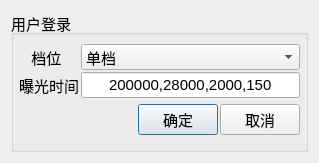
<?xml version="1.0" encoding="UTF-8"?>
<ui version="4.0">
 <class>BaslerLoginDlg</class>
 <widget class="QDialog" name="BaslerLoginDlg">
  <property name="geometry">
   <rect>
    <x>0</x>
    <y>0</y>
    <width>319</width>
    <height>163</height>
   </rect>
  </property>
  <property name="windowTitle">
   <string>Dialog</string>
  </property>
  <property name="styleSheet">
   <string notr="true"/>
  </property>
  <layout class="QHBoxLayout" name="horizontalLayout_3">
   <item>
    <widget class="QGroupBox" name="groupBox">
     <property name="font">
      <font>
       <family>Arial</family>
       <pointsize>11</pointsize>
       <weight>50</weight>
       <bold>false</bold>
      </font>
     </property>
     <property name="title">
      <string>用户登录</string>
     </property>
     <layout class="QHBoxLayout" name="horizontalLayout_4">
      <property name="spacing">
       <number>5</number>
      </property>
      <property name="leftMargin">
       <number>5</number>
      </property>
      <property name="topMargin">
       <number>5</number>
      </property>
      <property name="rightMargin">
       <number>5</number>
      </property>
      <property name="bottomMargin">
       <number>9</number>
      </property>
      <item>
       <layout class="QVBoxLayout" name="verticalLayout_3">
        <property name="spacing">
         <number>2</number>
        </property>
        <item>
         <layout class="QHBoxLayout" name="horizontalLayout_2">
          <property name="spacing">
           <number>2</number>
          </property>
          <item>
           <layout class="QVBoxLayout" name="verticalLayout">
            <property name="spacing">
             <number>2</number>
            </property>
            <item>
             <widget class="QLabel" name="label">
              <property name="text">
               <string>   档位</string>
              </property>
             </widget>
            </item>
            <item>
             <widget class="QLabel" name="label_2">
              <property name="text">
               <string>曝光时间</string>
              </property>
             </widget>
            </item>
           </layout>
          </item>
          <item>
           <layout class="QVBoxLayout" name="verticalLayout_2">
            <property name="spacing">
             <number>2</number>
            </property>
            <item>
             <widget class="QComboBox" name="keyComboBox">
              <item>
               <property name="text">
                <string>单档</string>
               </property>
              </item>
              <item>
               <property name="text">
                <string>两档</string>
               </property>
              </item>
              <item>
               <property name="text">
                <string>三档</string>
               </property>
              </item>
              <item>
               <property name="text">
                <string>四档</string>
               </property>
              </item>
              <item>
               <property name="text">
                <string>五档</string>
               </property>
              </item>
              <item>
               <property name="text">
                <string>六档</string>
               </property>
              </item>
              <item>
               <property name="text">
                <string>七档</string>
               </property>
              </item>
              <item>
               <property name="text">
                <string>八档</string>
               </property>
              </item>
              <item>
               <property name="text">
                <string>九档</string>
               </property>
              </item>
              <item>
               <property name="text">
                <string>十档</string>
               </property>
              </item>
             </widget>
            </item>
            <item>
             <widget class="QLineEdit" name="exposureTimeLineEdit">
              <property name="text">
               <string>200000,28000,2000,150</string>
              </property>
              <property name="alignment">
               <set>Qt::AlignCenter</set>
              </property>
             </widget>
            </item>
           </layout>
          </item>
         </layout>
        </item>
        <item>
         <layout class="QHBoxLayout" name="horizontalLayout">
          <item>
           <spacer name="horizontalSpacer">
            <property name="orientation">
             <enum>Qt::Horizontal</enum>
            </property>
            <property name="sizeHint" stdset="0">
             <size>
              <width>40</width>
              <height>20</height>
             </size>
            </property>
           </spacer>
          </item>
          <item>
           <widget class="QPushButton" name="baslerLoginButton">
            <property name="styleSheet">
             <string notr="true"/>
            </property>
            <property name="text">
             <string>确定</string>
            </property>
           </widget>
          </item>
          <item>
           <widget class="QPushButton" name="baslerCancelButton">
            <property name="text">
             <string>取消</string>
            </property>
           </widget>
          </item>
         </layout>
        </item>
       </layout>
      </item>
     </layout>
    </widget>
   </item>
  </layout>
 </widget>
 <resources/>
 <connections/>
</ui>
